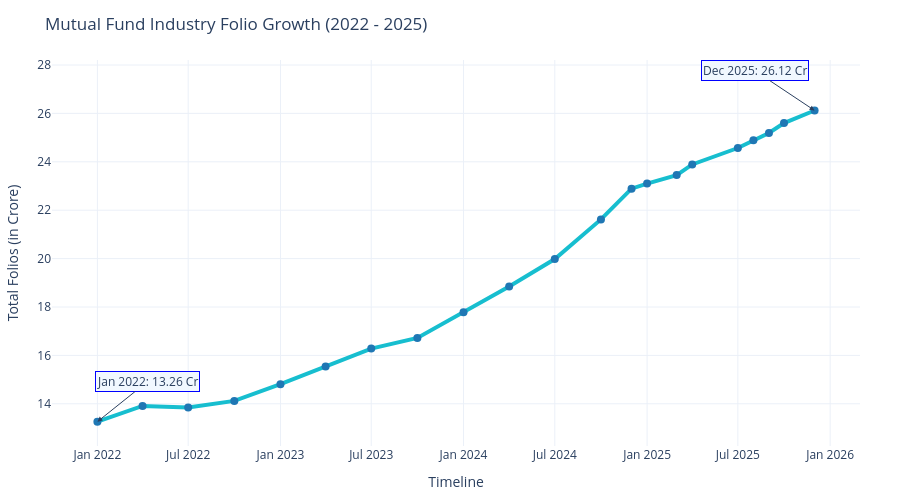

Here is the notebook cell this chart was saved with:
### Markdown cell above
### **Task 7: Folio Count Growth (Jan 2022 to Dec 2025)**

### Code cell
# DATA ENGINEERING & DYNAMIC COLUMN MAPPING

# Dynamically identify the temporal tracking column to ensure structural flexibility
date_col = 'month' if 'month' in folio_df.columns else folio_df.columns[0]

# Standardize text/object entries into native datetime64[ns] format for correct chronological ordering
folio_df[date_col] = pd.to_datetime(folio_df[date_col])

# Fallback column selection logic: Use explicit 'total_folios' or default to the second index column
target_y = 'total_folios' if 'total_folios' in folio_df.columns else folio_df.columns[1]

# INTERACTIVE VISUALIZATION DEFINITION (PLOTLY TIME-SERIES)

# Construct a high-density trend line to showcase investor account growth rates
fig = px.line(
    folio_df, 
    x=date_col, 
    y=target_y,
    title='Mutual Fund Industry Folio Growth (2022 - 2025)',
    labels={date_col: 'Timeline', target_y: 'Total Folios (in Crore)'},
    template='plotly_white',
    markers=True  # Enables discrete data points to isolate individual reporting milestones
)

# STRATEGIC KPI MILESTONE ANNOTATIONS

# Anchor the baseline structural metric at the start of the evaluation horizon
fig.add_annotation(
    x="2022-01-01", 
    y=13.26,
    text="Jan 2022: 13.26 Cr",
    showarrow=True, arrowhead=2, ax=50, ay=-40, 
    bgcolor="rgba(240, 248, 255, 0.9)", bordercolor="blue"
)

# Highlight the terminal all-time high milestone achieved at the end of 2025
fig.add_annotation(
    x="2025-12-01", 
    y=26.12,
    text="Dec 2025: 26.12 Cr",
    showarrow=True, arrowhead=2, ax=-60, ay=-40, 
    bgcolor="rgba(240, 248, 255, 0.9)", bordercolor="blue"
)

# Enforce clean corporate aesthetics with explicit stroke width and contrasting marker nodes
fig.update_traces(
    line_color='#17becf', 
    line_width=4, 
    marker=dict(size=8, color='#1f77b4')
)

# Optimize spacing layout boundaries to prevent clipping across dynamic web viewports
fig.update_layout(
    height=500, 
    margin=dict(l=40, r=40, t=60, b=40)
)

# Render the interactive time-series pipeline dashboard
fig.show()
# ENTERPRISE BRANDING & GEOMETRIC STYLING

fig.write_image("../reports/charts/Folio_Count_Growth.png")

### Figure 1 — Plotly figure (JSON) as saved in the notebook; plotly's stock layout.template omitted (floating-point values rounded to 4 significant figures)
{"data": [{"hovertemplate": "Timeline=%{x}<br>Total Folios (in Crore)=%{y}<extra></extra>", "legendgroup": "", "line": {"color": "#17becf", "dash": "solid", "width": 4}, "marker": {"color": "#1f77b4", "size": 8, "symbol": "circle"}, "mode": "lines+markers", "name": "", "orientation": "v", "showlegend": false, "type": "scatter", "x": ["2022-01-01T00:00:00", "2022-04-01T00:00:00", "2022-07-01T00:00:00", "2022-10-01T00:00:00", "2023-01-01T00:00:00", "2023-04-01T00:00:00", "2023-07-01T00:00:00", "2023-10-01T00:00:00", "2024-01-01T00:00:00", "2024-04-01T00:00:00", "2024-07-01T00:00:00", "2024-10-01T00:00:00", "2024-12-01T00:00:00", "2025-01-01T00:00:00", "2025-03-01T00:00:00", "2025-04-01T00:00:00", "2025-07-01T00:00:00", "2025-08-01T00:00:00", "2025-09-01T00:00:00", "2025-10-01T00:00:00", "2025-12-01T00:00:00"], "xaxis": "x", "y": [13.26, 13.91, 13.85, 14.12, 14.81, 15.54, 16.28, 16.72, 17.78, 18.85, 19.98, 21.62, 22.89, 23.1, 23.45, 23.89, 24.57, 24.89, 25.19, 25.6, 26.12], "yaxis": "y"}], "layout": {"annotations": [{"arrowhead": 2, "ax": 50, "ay": -40, "bgcolor": "rgba(240, 248, 255, 0.9)", "bordercolor": "blue", "showarrow": true, "text": "Jan 2022: 13.26 Cr", "x": "2022-01-01", "y": 13.26}, {"arrowhead": 2, "ax": -60, "ay": -40, "bgcolor": "rgba(240, 248, 255, 0.9)", "bordercolor": "blue", "showarrow": true, "text": "Dec 2025: 26.12 Cr", "x": "2025-12-01", "y": 26.12}], "height": 500, "legend": {"tracegroupgap": 0}, "margin": {"b": 40, "l": 40, "r": 40, "t": 60}, "title": {"text": "Mutual Fund Industry Folio Growth (2022 - 2025)"}, "xaxis": {"anchor": "y", "domain": [0, 1], "title": {"text": "Timeline"}}, "yaxis": {"anchor": "x", "domain": [0, 1], "title": {"text": "Total Folios (in Crore)"}}}}
